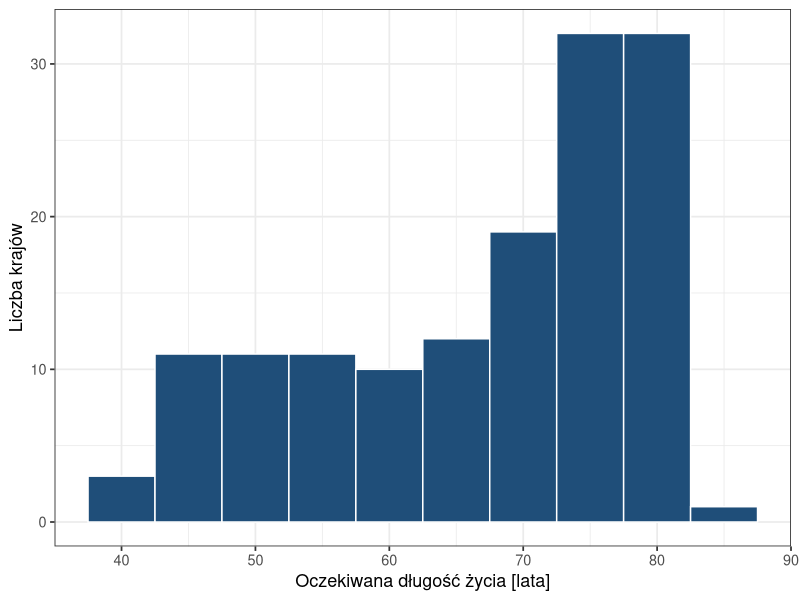
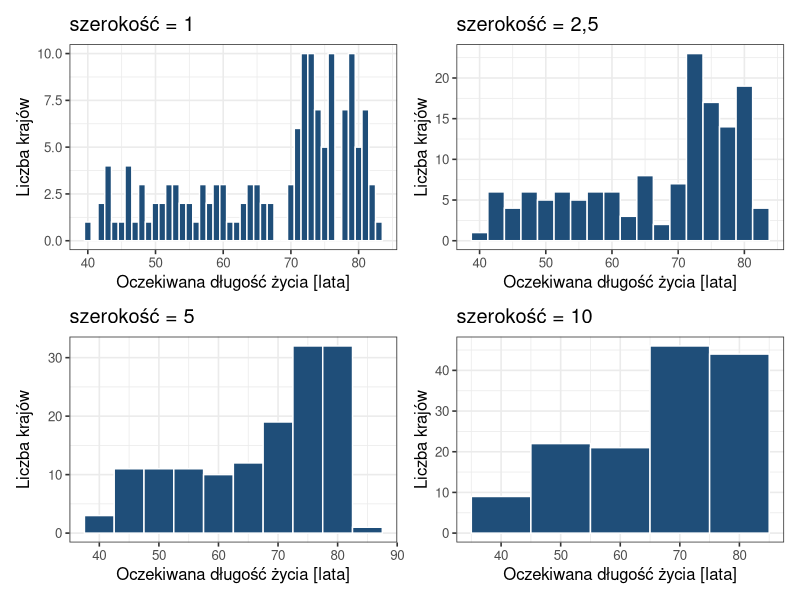
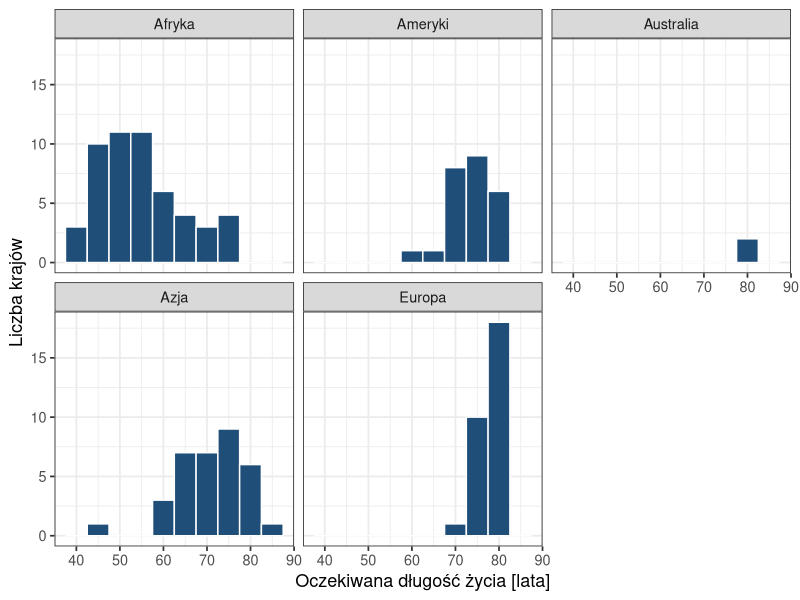
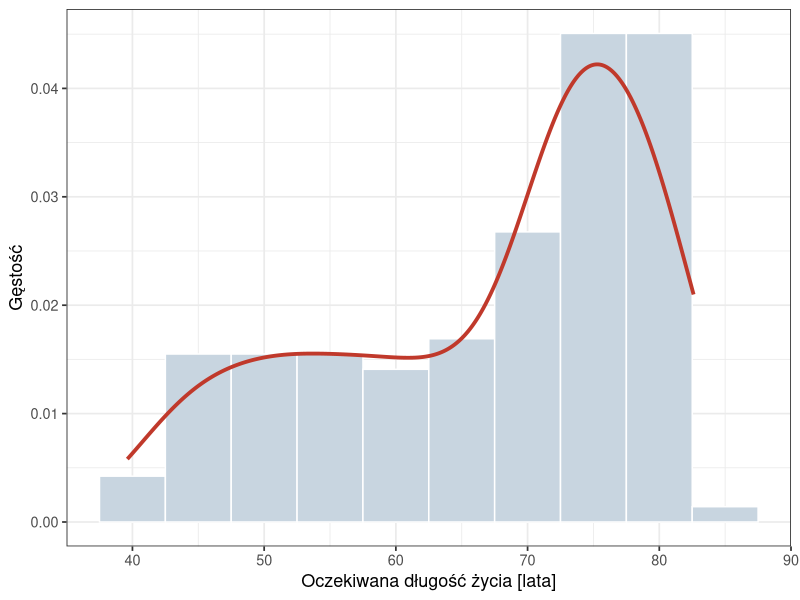
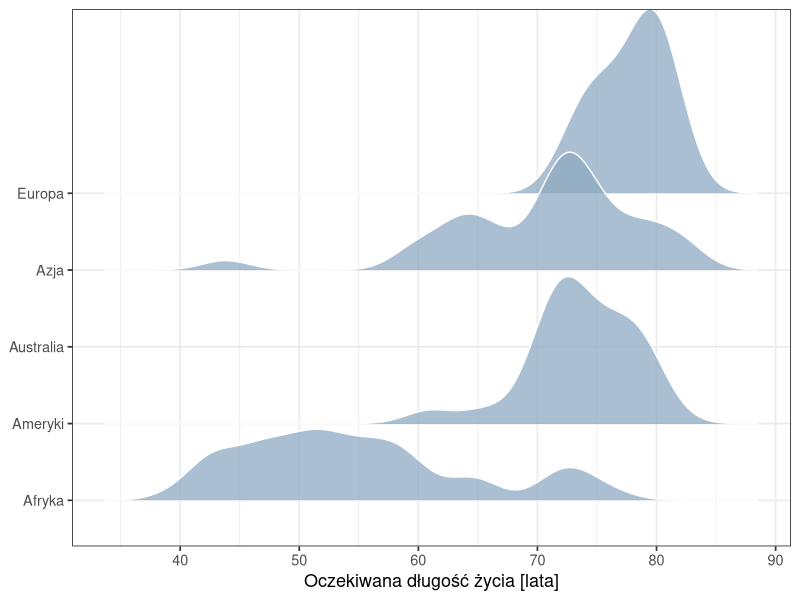
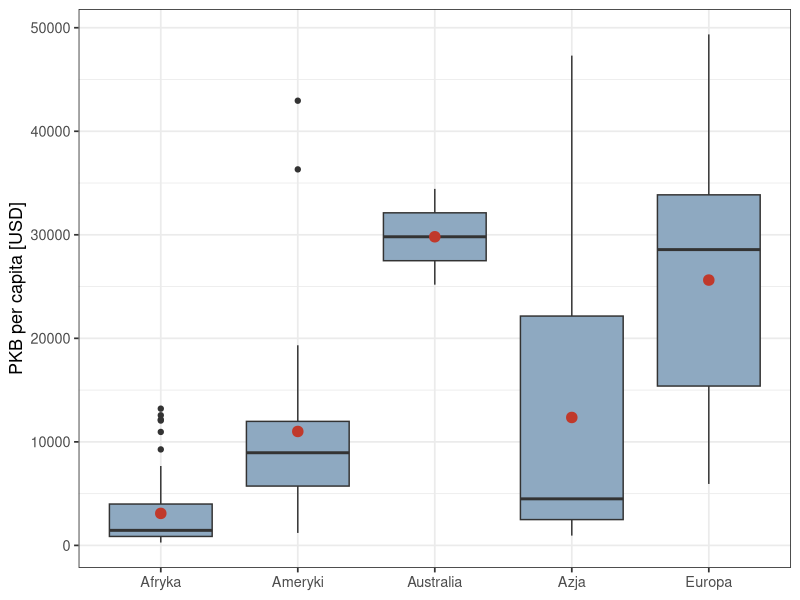
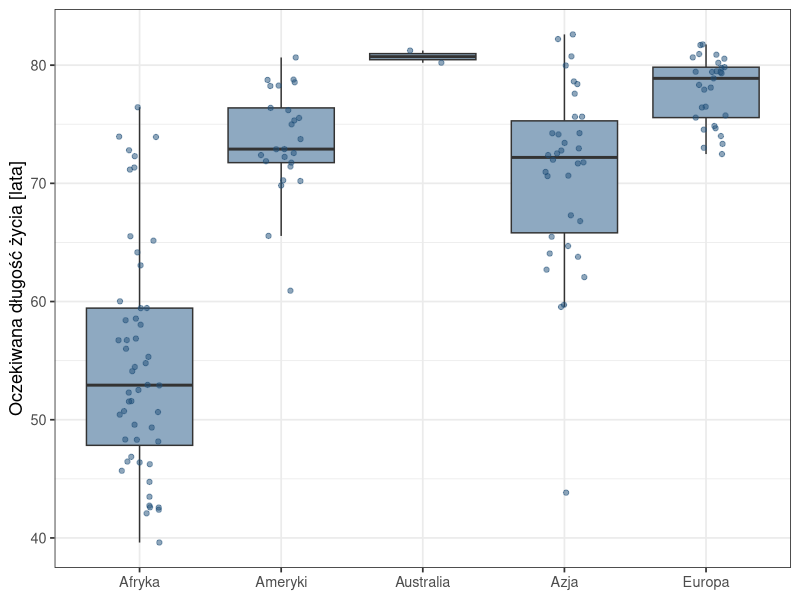
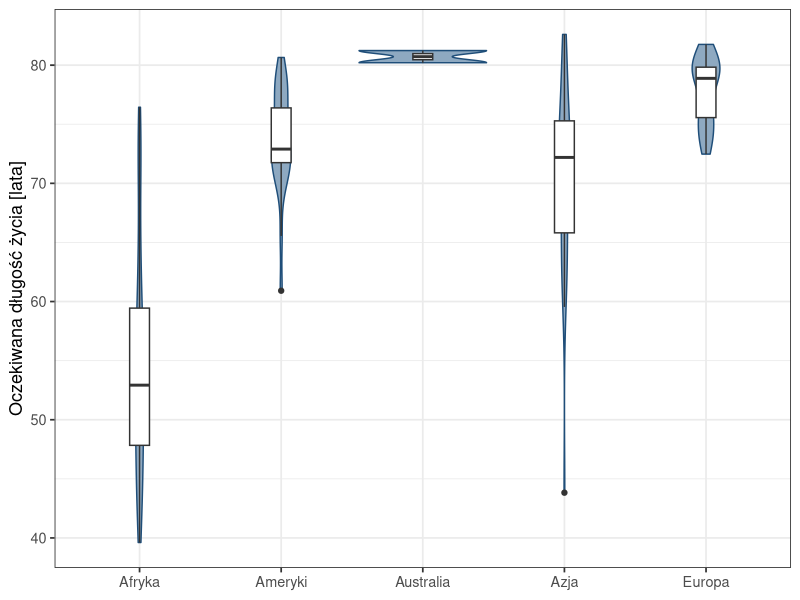

R code for these plots, in order:
## ---- chunk 1
#| code-summary: "Kod: wczytanie pakietów i danych"
#| message: false
library(tidyverse)
library(patchwork)
library(ggridges)
dane <- read.csv("dane/gapminder_regions.csv", encoding = "UTF-8") |>
  mutate(across(where(is.character), as.factor))
dane2007 <- dane |>
  filter(year == 2007)
## ---- chunk 2
#| label: fig-ws-histogram
#| fig-cap: "Histogram oczekiwanej długości życia, 142 kraje, 2007; przedziały o szerokości 5 lat"
#| fig-height: 4
ggplot(dane2007, aes(x = lifeExp)) +
  geom_histogram(binwidth = 5, fill = "#1f4e79", colour = "white") +
  labs(x = "Oczekiwana długość życia [lata]", y = "Liczba krajów") +
  theme_bw(base_size = 13)
## ---- chunk 3
#| label: fig-ws-szerokosc
#| fig-cap: "Histogram oczekiwanej długości życia, 2007, przy czterech szerokościach przedziału; skala osi y dobrana osobno dla każdego wykresu"
#| fig-width: 10
#| fig-height: 6
# wspólna część czterech wykresów: dane, mapowanie, podpisy, motyw
baza <- ggplot(dane2007, aes(x = lifeExp)) +
  labs(x = "Oczekiwana długość życia [lata]", y = "Liczba krajów") +
  theme_bw(base_size = 12)

(baza + geom_histogram(binwidth = 1, fill = "#1f4e79", colour = "white") +
   labs(title = "szerokość = 1")) +
  (baza + geom_histogram(binwidth = 2.5, fill = "#1f4e79", colour = "white") +
     labs(title = "szerokość = 2,5")) +
  (baza + geom_histogram(binwidth = 5, fill = "#1f4e79", colour = "white") +
     labs(title = "szerokość = 5")) +
  (baza + geom_histogram(binwidth = 10, fill = "#1f4e79", colour = "white") +
     labs(title = "szerokość = 10"))
## ---- chunk 4
#| label: fig-ws-panele
#| fig-cap: "Histogramy oczekiwanej długości życia w 2007 roku według kontynentu"
#| fig-height: 5
ggplot(dane2007, aes(x = lifeExp)) +
  geom_histogram(binwidth = 5, fill = "#1f4e79", colour = "white") +
  facet_wrap(~ kontynent, nrow = 2) +
  labs(x = "Oczekiwana długość życia [lata]", y = "Liczba krajów") +
  theme_bw(base_size = 13)
## ---- chunk 5
#| label: fig-ws-gestosc
#| fig-cap: "Histogram i krzywa gęstości oczekiwanej długości życia, 2007"
#| fig-height: 4
ggplot(dane2007, aes(x = lifeExp)) +
  geom_histogram(aes(y = after_stat(density)), binwidth = 5,   # histogram w skali gęstości
                 fill = "#c8d5e0", colour = "white") +
  geom_density(colour = "#c0392b", linewidth = 1.3) +           # krzywa gęstości
  labs(x = "Oczekiwana długość życia [lata]", y = "Gęstość") +
  theme_bw(base_size = 13)
## ---- chunk 6
#| label: fig-ws-grzbietowy
#| fig-cap: "Wykres grzbietowy oczekiwanej długości życia w 2007 roku według kontynentu"
#| fig-height: 4.5
#| message: false
ggplot(dane2007, aes(x = lifeExp, y = kontynent)) +
  geom_density_ridges(fill = "#8ea9c1", alpha = 0.75, colour = "white") +
  labs(x = "Oczekiwana długość życia [lata]", y = NULL) +
  theme_bw(base_size = 13)
## ---- chunk 7
#| label: fig-ws-srednia-mediana
#| fig-cap: "PKB per capita w 2007 roku według kontynentu: mediana (linia w pudełku) i średnia (czerwony punkt)"
#| fig-height: 4.5
ggplot(dane2007, aes(x = kontynent, y = gdpPercap)) +
  geom_boxplot(fill = "#8ea9c1") +
  stat_summary(fun = mean, geom = "point", shape = 20, size = 5,   # średnia w grupie
               colour = "#c0392b") +
  labs(x = NULL, y = "PKB per capita [USD]") +
  theme_bw(base_size = 13)
## ---- chunk 8
#| label: fig-ws-punkty
#| fig-cap: "Oczekiwana długość życia w 2007 roku według kontynentu: wykres pudełkowy z punktami krajów"
#| fig-height: 4.5
ggplot(dane2007, aes(x = kontynent, y = lifeExp)) +
  geom_boxplot(fill = "#8ea9c1", outlier.shape = NA) +             # bez osobnych punktów odstających
  geom_jitter(width = 0.15, alpha = 0.5, colour = "#1f4e79") +      # punkty krajów rozsunięte w poziomie
  labs(x = NULL, y = "Oczekiwana długość życia [lata]") +
  theme_bw(base_size = 13)
## ---- chunk 9
#| label: fig-ws-skrzypcowy
#| fig-cap: "Wykres skrzypcowy z wykresem pudełkowym: oczekiwana długość życia w 2007 roku według kontynentu"
#| fig-height: 4.5
ggplot(dane2007, aes(x = kontynent, y = lifeExp)) +
  geom_violin(fill = "#8ea9c1", colour = "#1f4e79") +
  geom_boxplot(width = 0.14, fill = "white", outlier.size = 1.5) +
  labs(x = NULL, y = "Oczekiwana długość życia [lata]") +
  theme_bw(base_size = 13)
## ---- chunk 10
#| label: fig-ws-sd
#| fig-cap: "Średnia ± odchylenie standardowe oczekiwanej długości życia w 2007 roku według kontynentu"
#| fig-height: 4.5
ggplot(dane2007, aes(x = kontynent, y = lifeExp)) +
  stat_summary(fun = mean, geom = "point", size = 3.5, colour = "#c0392b") +
  stat_summary(fun.min = function(x) mean(x) - sd(x),             # dolny koniec: średnia − s
               fun.max = function(x) mean(x) + sd(x),             # górny koniec: średnia + s
               geom = "errorbar", width = 0.18, colour = "#c0392b") +
  labs(x = NULL, y = "Oczekiwana długość życia [lata]") +
  theme_bw(base_size = 13)
## ---- chunk 11
#| label: fig-ws-czas
#| fig-cap: "Średnia oczekiwana długość życia według kontynentu w latach 1952–2007"
#| fig-height: 4.5
ggplot(dane, aes(x = year, y = lifeExp, colour = kontynent)) +
  stat_summary(fun = mean, geom = "line", linewidth = 1.1) +
  labs(x = "Rok", y = "Średnia oczekiwana długość życia [lata]", colour = "Kontynent") +
  theme_bw(base_size = 13)
## ---- chunk 12
#| label: fig-ws-wstega
#| fig-cap: "Oczekiwana długość życia w latach 1952–2007: rozstęp (wstęga) i średnia (linia), 142 kraje"
#| fig-height: 4.5
ggplot(dane, aes(x = year, y = lifeExp)) +
  stat_summary(fun.min = min, fun.max = max, geom = "ribbon",      # wstęga od minimum do maksimum
               fill = "#8ea9c1", alpha = 0.5) +
  stat_summary(fun = mean, geom = "line", linewidth = 1.2, colour = "#c0392b") +
  labs(x = "Rok", y = "Oczekiwana długość życia [lata]") +
  theme_bw(base_size = 13)
## ---- chunk 13
#| label: fig-ws-slupki
#| fig-cap: "Liczba krajów (A, geom_bar) i średnia oczekiwana długość życia (B, geom_col) według kontynentu, 2007"
#| fig-width: 10
#| fig-height: 4
p_bar <- ggplot(dane2007, aes(x = kontynent)) +
  geom_bar(fill = "#1f4e79") +
  labs(x = NULL, y = "Liczba krajów") +
  theme_bw(base_size = 12)

p_col <- dane2007 |>
  group_by(kontynent) |>
  summarise(srednia = mean(lifeExp)) |>
  ggplot(aes(x = kontynent, y = srednia)) +
  geom_col(fill = "#1f4e79") +
  labs(x = NULL, y = "Średnia oczekiwana długość życia [lata]") +
  theme_bw(base_size = 12)

p_bar + p_col + plot_annotation(tag_levels = "A")
## ---- chunk 14
#| label: fig-ws-udzialy
#| fig-cap: "Udział grup dochodowych wśród krajów każdego kontynentu, 2007"
#| fig-height: 4
dane2007 |>
  filter(income_grp_pl != "") |>                                  # bez krajów bez grupy dochodowej
  ggplot(aes(x = kontynent, fill = income_grp_pl)) +
  geom_bar(position = "fill") +                                   # słupki skumulowane do 100%
  scale_y_continuous(labels = scales::label_percent()) +
  scale_fill_brewer(palette = "Blues") +
  labs(x = NULL, y = "Udział krajów", fill = "Grupa dochodowa") +
  theme_bw(base_size = 13)
